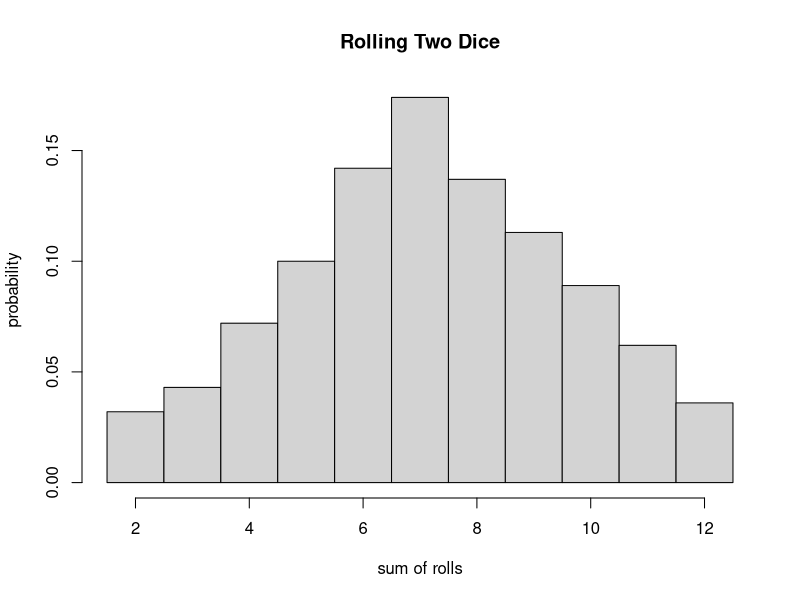

Generate this figure with R:
## ---- chunk 1
knitr::opts_chunk$set(echo = TRUE)
## ---- chunk 2
nrolls <- 1000
roll <- function(x) {sample(1:6, x, replace = TRUE)}
two_dice <- roll(nrolls)+roll(nrolls)
hist(two_dice,breaks=c(1.5:12.5), probability = TRUE, main="Rolling Two Dice", xlab = "sum of rolls", ylab = "probability")
